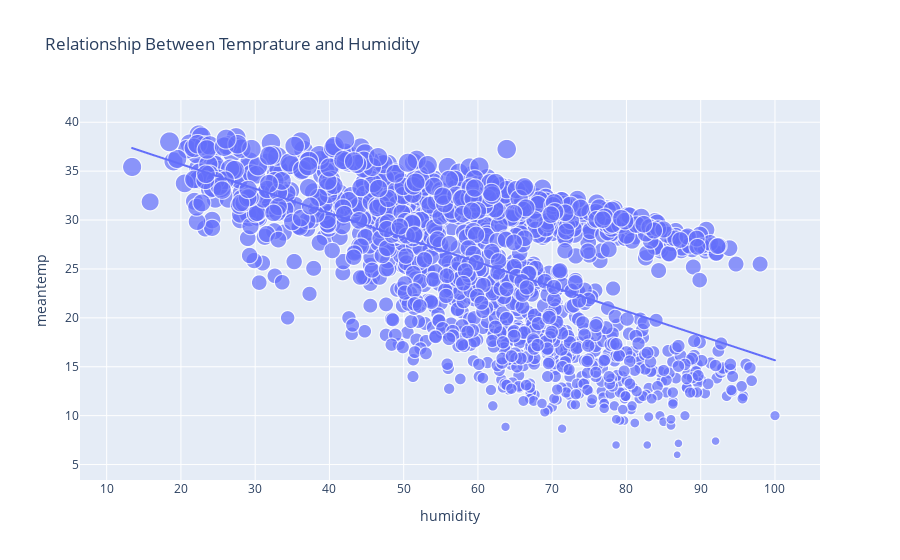

The cell this chart's notebook holds for it:
### Code cell
figure = px.scatter(data_frame = data,
                    x = 'humidity',
                    y = 'meantemp',
                    size = 'meantemp',
                    trendline = 'ols',
                    title = 'Relationship Between Temprature and Humidity')
figure.show()

### Figure 1 — Plotly figure (JSON) as saved in the notebook; plotly's stock layout.template omitted (floating-point values rounded to 4 significant figures; data arrays with more than 128 entries replaced by an {"elided": "..."} marker saying what was removed)
{"data": [{"hovertemplate": "humidity=%{x}<br>meantemp=%{marker.size}<extra></extra>", "legendgroup": "", "marker": {"color": "#636efa", "size": {"elided": "1462 float values"}, "sizemode": "area", "sizeref": 0.09679, "symbol": "circle"}, "mode": "markers", "name": "", "showlegend": false, "type": "scattergl", "x": {"elided": "1462 float values"}, "xaxis": "x", "y": {"elided": "1462 float values"}, "yaxis": "y"}, {"hovertemplate": "<b>OLS trendline</b><br>meantemp = -0.250617 * humidity + 40.7259<br>R<sup>2</sup>=0.327128<br><br>humidity=%{x}<br>meantemp=%{y} <b>(trend)</b><extra></extra>", "legendgroup": "", "marker": {"color": "#636efa", "symbol": "circle"}, "mode": "lines", "name": "", "showlegend": false, "type": "scattergl", "x": {"elided": "1462 float values"}, "xaxis": "x", "y": {"elided": "1462 float values"}, "yaxis": "y"}], "layout": {"legend": {"itemsizing": "constant", "tracegroupgap": 0}, "title": {"text": "Relationship Between Temprature and Humidity"}, "xaxis": {"anchor": "y", "domain": [0, 1], "title": {"text": "humidity"}}, "yaxis": {"anchor": "x", "domain": [0, 1], "title": {"text": "meantemp"}}}}
